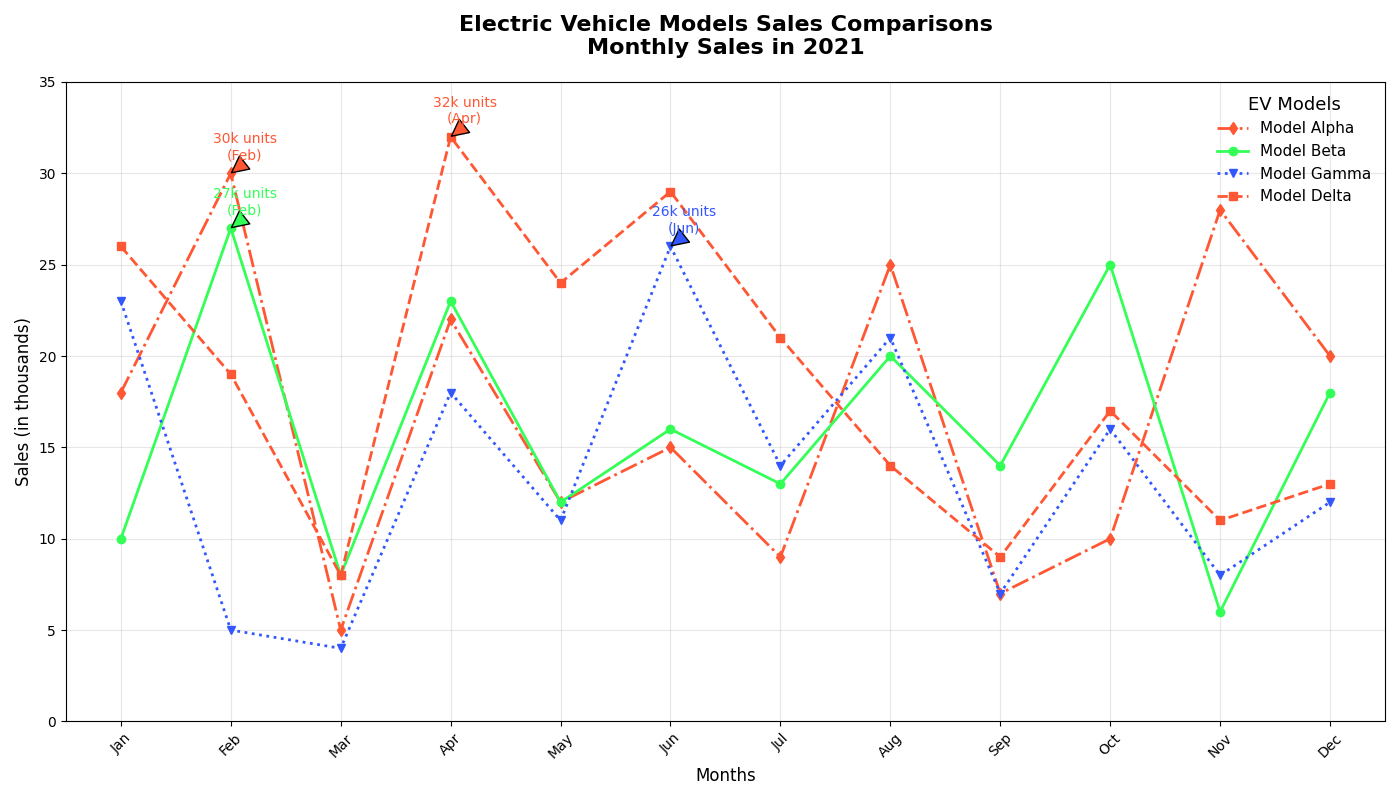

This figure's Python source:
import matplotlib.pyplot as plt
import numpy as np

months = np.array(['Jan', 'Feb', 'Mar', 'Apr', 'May', 'Jun', 
                   'Jul', 'Aug', 'Sep', 'Oct', 'Nov', 'Dec'])

# Manually altered monthly sales data: contents randomly altered
model_alpha_sales = np.array([18, 30, 5, 22, 12, 15, 9, 25, 7, 10, 28, 20])
model_beta_sales = np.array([10, 27, 8, 23, 12, 16, 13, 20, 14, 25, 6, 18])
model_gamma_sales = np.array([23, 5, 4, 18, 11, 26, 14, 21, 7, 16, 8, 12])
model_delta_sales = np.array([26, 19, 8, 32, 24, 29, 21, 14, 9, 17, 11, 13])

fig, ax = plt.subplots(figsize=(14, 8))
colors = ['#FF5733', '#33FF57', '#3357FF', '#FF5733']
labels = ['Model Alpha', 'Model Beta', 'Model Gamma', 'Model Delta']
linestyles = ['-.', '-', ':', '--']
markers = ['d', 'o', 'v', 's']

for sales, label, color, linestyle, marker in zip(
    [model_alpha_sales, model_beta_sales, model_gamma_sales, model_delta_sales],
    labels, colors, linestyles, markers):

    ax.plot(months, sales, marker=marker, label=label, linestyle=linestyle, linewidth=2, color=color)

for sales, label, color in zip(
    [model_alpha_sales, model_beta_sales, model_gamma_sales, model_delta_sales],
    labels, colors):

    peak_month_index = np.argmax(sales)
    peak_month = months[peak_month_index]
    peak_sales = sales[peak_month_index]

    ax.annotate(
        f'{peak_sales}k units\n({peak_month})', 
        xy=(peak_month_index, peak_sales), 
        xytext=(10, 10),
        textcoords='offset points',
        arrowprops=dict(facecolor=color, shrink=0.05),
        fontsize=10, color=color, ha='center'
    )

ax.set_title('Electric Vehicle Models Sales Comparisons\nMonthly Sales in 2021', fontsize=16, weight='bold', pad=20)
ax.set_xlabel('Months', fontsize=12)
ax.set_ylabel('Sales (in thousands)', fontsize=12)
ax.legend(title='EV Models', title_fontsize='13', fontsize='11', loc='upper right', frameon=False)
ax.grid(True, linestyle='-', alpha=0.3)
ax.set_xlim(-0.5, len(months)-0.5)
ax.set_ylim(0, 35)
plt.xticks(np.arange(len(months)), months, rotation=45)
plt.tight_layout()

plt.show()
